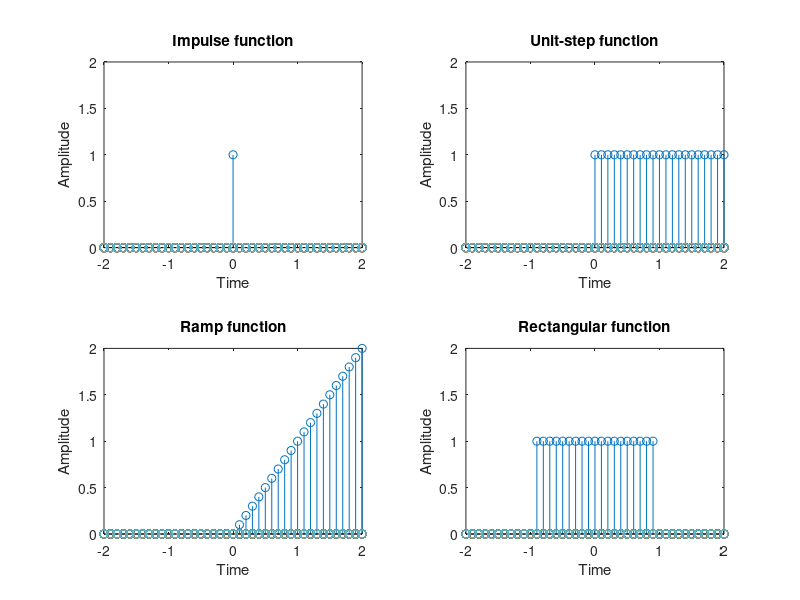

Source code (MATLAB):
Fs=10;
duration=4;
t=(-duration/2:1/Fs:duration/2);

%Impulse function
a=zeros(length(t));
for i=1:length(t)
    if t(i)~=0
        a(i)=0;
    else
        a(i)=1;
    end
end

%Unit-step function
unit_step=zeros(length(t));
for i=1:length(t)
    if t(i)>=0
        unit_step(i)=1;
    else
        unit_step(i)=0;
    end
end

%Ramp function
ramp=zeros(length(t));
for i=1:length(t)
    if t(i)<0
        ramp(i)=0;
    else
        ramp(i)=t(i);
    end
end

%Rectangula function
rect=zeros(length(t));
tau=2;
for i=1:length(t)
    if abs(t(i))>=(tau/2)
        rect(i)=0;
    else
        rect(i)=1;
    end
end

figure;

subplot(2,2,1);
stem(t,a);
axis([-2 2 0 2]);
title('Impulse function');
xlabel('Time');
ylabel('Amplitude');

subplot(2,2,2);
stem(t,unit_step);
axis([-2 2 0 2]);
title('Unit-step function');
xlabel('Time');
ylabel('Amplitude');

subplot(2,2,3);
stem(t,ramp);
axis([-2 2 0 2]);
title('Ramp function');
xlabel('Time');
ylabel('Amplitude');

subplot(2,2,4);
stem(t,rect);
axis([-2 2 0 2]);
title('Rectangular function');
xlabel('Time');
ylabel('Amplitude');


